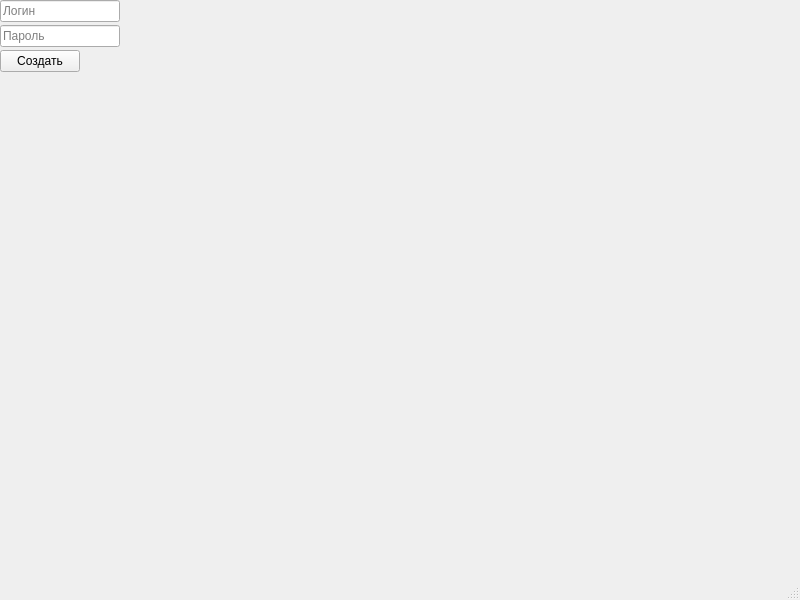
<?xml version="1.0" encoding="UTF-8"?>
<ui version="4.0">
 <class>RegisterWindow</class>
 <widget class="QMainWindow" name="RegisterWindow">
  <property name="geometry">
   <rect>
    <x>0</x>
    <y>0</y>
    <width>800</width>
    <height>600</height>
   </rect>
  </property>
  <property name="windowTitle">
   <string>MainWindow</string>
  </property>
  <widget class="QWidget" name="centralwidget">
   <widget class="QLabel" name="infoLbl">
    <property name="geometry">
     <rect>
      <x>90</x>
      <y>60</y>
      <width>58</width>
      <height>18</height>
     </rect>
    </property>
    <property name="text">
     <string/>
    </property>
   </widget>
   <widget class="QWidget" name="">
    <layout class="QVBoxLayout" name="verticalLayout">
     <property name="spacing">
      <number>3</number>
     </property>
     <item>
      <widget class="QLineEdit" name="loginLEdit">
       <property name="text">
        <string/>
       </property>
       <property name="placeholderText">
        <string>Логин</string>
       </property>
      </widget>
     </item>
     <item>
      <widget class="QLineEdit" name="passwdLEdit">
       <property name="placeholderText">
        <string>Пароль</string>
       </property>
      </widget>
     </item>
     <item>
      <layout class="QHBoxLayout" name="horizontalLayout">
       <item>
        <widget class="QPushButton" name="registerBtn">
         <property name="text">
          <string>Создать</string>
         </property>
        </widget>
       </item>
       <item>
        <spacer name="horizontalSpacer">
         <property name="orientation">
          <enum>Qt::Orientation::Horizontal</enum>
         </property>
         <property name="sizeHint" stdset="0">
          <size>
           <width>40</width>
           <height>20</height>
          </size>
         </property>
        </spacer>
       </item>
      </layout>
     </item>
     <item>
      <spacer name="verticalSpacer">
       <property name="orientation">
        <enum>Qt::Orientation::Vertical</enum>
       </property>
       <property name="sizeHint" stdset="0">
        <size>
         <width>20</width>
         <height>40</height>
        </size>
       </property>
      </spacer>
     </item>
    </layout>
   </widget>
  </widget>
  <widget class="QMenuBar" name="menubar">
   <property name="geometry">
    <rect>
     <x>0</x>
     <y>0</y>
     <width>800</width>
     <height>23</height>
    </rect>
   </property>
  </widget>
  <widget class="QStatusBar" name="statusbar"/>
 </widget>
 <resources/>
 <connections/>
</ui>
